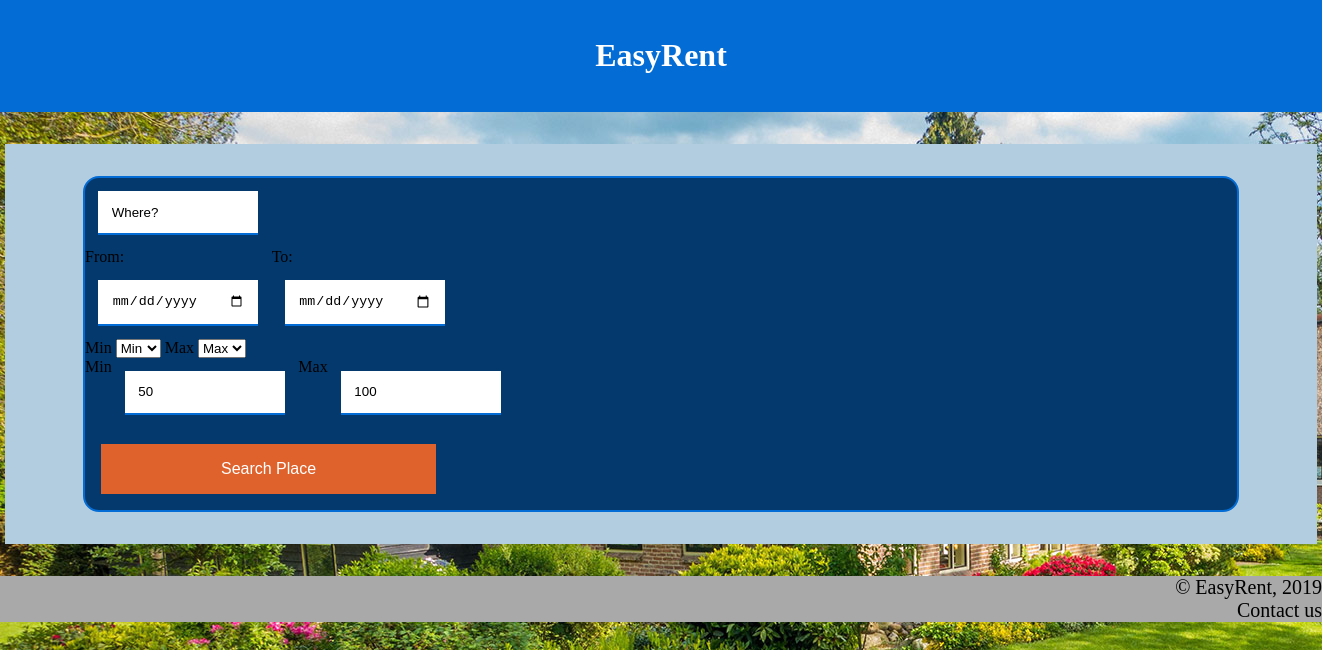
Page /html/main.php on the earlier database version.
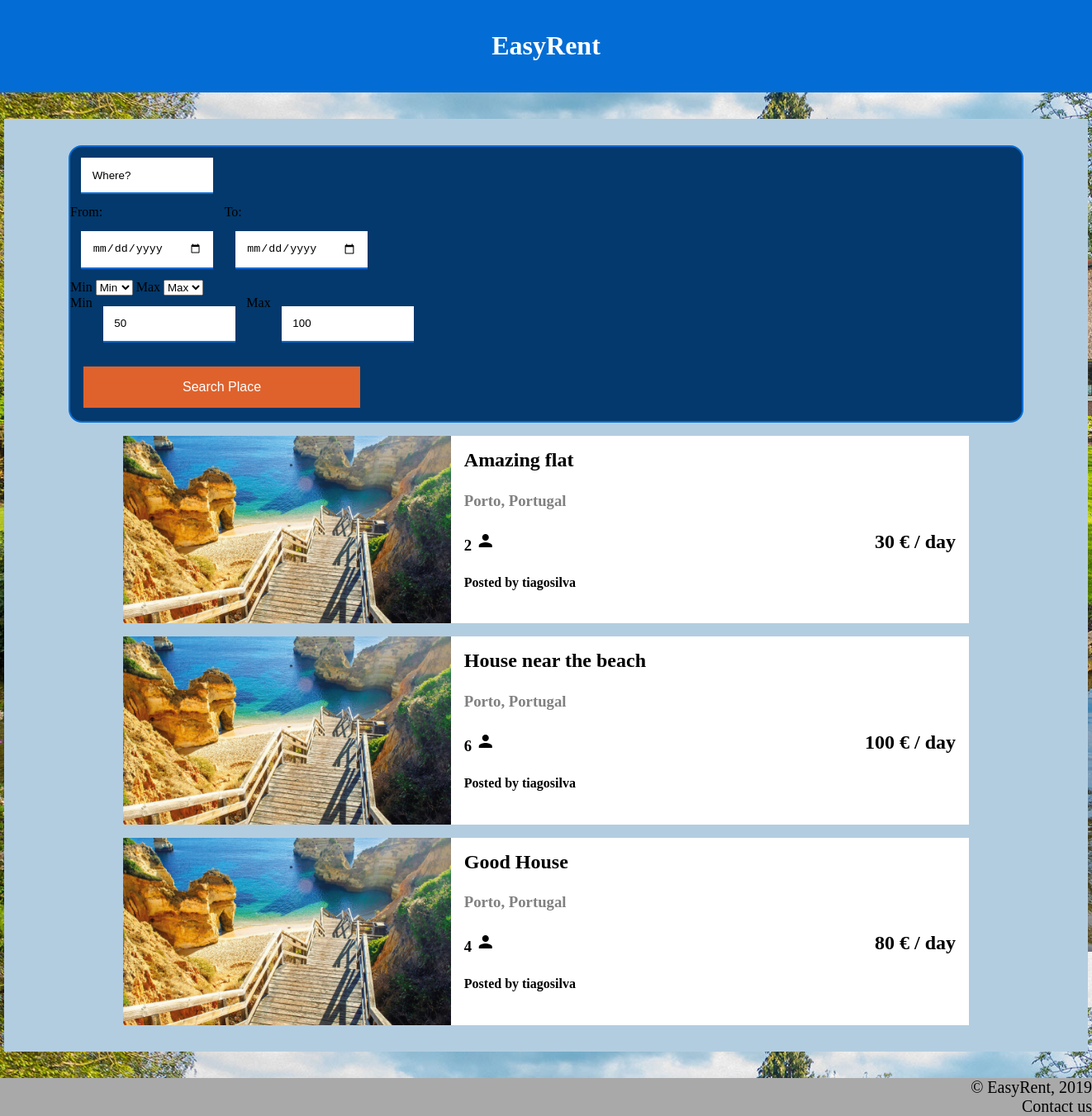
Same page on the later database version.
### tables this page shows
CREATE TABLE Place (id INTEGER PRIMARY KEY, title TEXT NOT NULL, price_day FLOAT NOT NULL, description TEXT, address TEXT, location_id INTEGER REFERENCES Location (id), owner TEXT REFERENCES User (username) NOT NULL, capacity INTEGER NOT NULL);

CREATE TABLE Location(
    id      INTEGER PRIMARY KEY,
    city    TEXT NOT NULL,
    country TEXT NOT NULL
);

### database/access_database.php (called while the page is built, shortened)
<?php
    function getAllPlaces() {
        $db = Database::instance()->db();
        $stmt = $db->prepare('SELECT * FROM Place');
        $stmt->execute();
        return $stmt->fetchAll();
    }
    function getLocation($location_id) {
        $db = Database::instance()->db();
        $location = $db->prepare('SELECT city, country FROM Location WHERE id = ?');
        $location->execute(array($location_id));
        return $location->fetch();    }
?>

### templates/template_place.php (the view)
<?php
    function template_place($place){
        $location = getLocation($place['location_id']);
?>
    <article class="place">
        <div class="photo">
            <img src="../resources/beachOpener.jpg" alt="Beach" style="max-width:100%;height:100%;">
        </div>
        <div class="place_info">
            <h2 class="title"><?=$place['title']?></h3>
            <h3 class="location"><?=$location['city']?>, <?=$location['country']?></h3>
            <h3 class="capacity"><?=$place['capacity']?> <i class="material-icons">person</i></h3>
            <h2 class="price"><?=$place['price_day']?> € / day</h3>
            <h4 class="owner">Posted by <?=$place['owner']?></h4>
        </div>
    </article>
<?php
    }
?>

### templates/template_generic.php (shortened to what this page needs)
<?php
    function template_header() {
?>
<!DOCTYPE html>
<html lang = "pt-PT">
    <head>
        <link href="../css/style.css" rel="stylesheet">
    </head>
    <body>
        <header>
            <h1><a href="../html/main.php">EasyRent</a></h1>
        </header>
<?php }
    function template_footer() {
?>
        <footer>
            <p>&copy; EasyRent, 2019</p>
            <p>Contact us</p>
        </footer>
    </body>
</html>
<?php
    }
?>

### html/main.php (shortened to what this page needs)
<?php
    include_once('../templates/template_generic.php');
    include_once('../templates/template_search.php');
    include_once('../templates/template_place.php');
    include_once('../database/access_database.php');
    $places = getAllPlaces();
    template_header();
?>
<section id="content">
<?php
    template_search();
    foreach ($places as $place) {
        template_place($place);
    }
?>
</section>
<?php
    template_footer();
?>

### templates/template_search.php (shortened to what this page needs)
<?php
    function template_search() {
?>
    <section id = "search">
        <form action="../" method="post">
            <input type="text" id="where" value="Where?">
            <div id="date">
                <label> From: <input type="date"> </label>
                <label> To: <input type="date"> </label>
            </div>
            <div id="capacity">
                <label for="min_capacity">Min</label>
                <select name="min_capacity" id="min_capatity">
                    <option value="">Min</option>
                </select>
                <label for="max_capacity">Max</label>
                <select name="max_capacity" id="max_capatity">
                    <option value="">Max</option>
                </select>
            </div>
            <div id="price_range">
                <label for="min">Min</label>
                <input type="number" id="min" name="min" value="50" step="1">
                <label for="max">Max</label>
                <input type="number" id="max" name="max" value="100" step="1">
            </div>
            <input type="submit" id="submit_search" value="Search Place">
        </form>
    </section>
<?php
    }
?>

### css/style.css (style rules this page uses)
body { background-image: url(../resources/villageOpener.jpg); font-family: Cambria, Candara, Georgia, Times, 'Times New Roman', serif; margin: 0; }
a { color: white; text-decoration: none; }
body > header { background-color: #046DD5; text-decoration: none; color: white; font-style: normal; text-align: center; padding: 1em; }
body > footer { background-color: darkgrey; margin: 0px; text-align: right; font-size: 20px; }
body > footer p { margin: 0; }
input { width: 90%; padding: 1em; border: none; border-bottom: 2px solid #046DD5; box-sizing: border-box; display: block; margin: 1em auto; margin-top: 0.5em; }
input[type=submit] { background-color: #df622c; border: none; color: white; padding: 1em 2em; text-decoration: none; margin: 0em auto; cursor: pointer; font-size: 16px; }
body > #content { background-color: #b3cde0; width: 80em; margin: 2em auto; padding: 1em; }
#search { background-color: #03396c; margin: 1em auto; max-width: 90%; border-radius: 1em; border: 2px solid #046DD5; display: grid; grid-template-columns: auto auto auto; grid-template-rows: auto auto auto; }
#search input { width: 12em; margin: 1em; }
#search #where { grid-column: 1 / 2; grid-row: 1 / 2; }
#search #date { display: flex; grid-column: 2 / 3; grid-row: 1 / 2; }
#search #capacity { grid-column-start: 1 / 2; grid-row-start: 2 / 3; }
#search #price_range { display: flex; grid-column-start: 2 / 3; grid-row-start: 2 / 3; }
#search #submit_search { width: 50%; margin: 1em; grid-column: 3 / 4; grid-row: 1 / 3; }
article.place { background-color: white; width: 80%; margin: 1em auto; display: flex; }
article.place div.photo { width: 40%; }
article.place div.place_info { width: 60%; margin: 1em; display: grid; grid-template-columns: auto auto; grid-template-rows: auto auto auto auto; }
article.place div.place_info .title { grid-column: 1 / 3; grid-row: 1 / 2; margin: 0; }
article.place div.place_info .location { grid-column: 1 / 3; grid-row: 2 / 3; margin: 0; color: gray; }
article.place div.place_info .capacity { grid-column: 1 / 2; grid-row: 3 / 4; margin: 0; }
article.place div.place_info .price { grid-column: 2 / 3; grid-row: 3 / 4; margin: 0; text-align: right; }
article.place div.place_info .owner { grid-column: 1 / 3; grid-row: 4 / 5; margin: 0; }

Differences in the rows shown:
added place: title "Amazing flat", location.city "Porto", location.country "Portugal", capacity "2", price_day "30", owner "tiagosilva"
added place: title "House near the beach", location.city "Porto", location.country "Portugal", capacity "6", price_day "100", owner "tiagosilva"
added place: title "Good House", location.city "Porto", location.country "Portugal", capacity "4", price_day "80", owner "tiagosilva"
